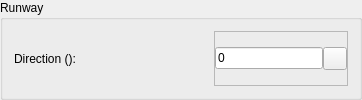
    <widget class="QGroupBox" name="gbRunway">
     <property name="title">
      <string>Runway</string>
     </property>
     <layout class="QVBoxLayout" name="vl_gbRunway">
      <item>
       <widget class="QFrame" name="frame_TrackFrom_2">
        <property name="frameShape">
         <enum>QFrame::NoFrame</enum>
        </property>
        <property name="frameShadow">
         <enum>QFrame::Raised</enum>
        </property>
        <layout class="QHBoxLayout" name="horizontalLayout_66">
         <property name="spacing">
          <number>0</number>
         </property>
         <property name="margin">
          <number>0</number>
         </property>
         <item>
          <widget class="QLabel" name="label_74">
           <property name="minimumSize">
            <size>
             <width>200</width>
             <height>0</height>
            </size>
           </property>
           <property name="maximumSize">
            <size>
             <width>200</width>
             <height>16777215</height>
            </size>
           </property>
           <property name="font">
            <font>
             <weight>50</weight>
             <bold>false</bold>
            </font>
           </property>
           <property name="text">
            <string>Direction ():</string>
           </property>
          </widget>
         </item>
         <item>
          <widget class="QFrame" name="frame_APV_9">
           <property name="frameShape">
            <enum>QFrame::StyledPanel</enum>
           </property>
           <property name="frameShadow">
            <enum>QFrame::Raised</enum>
           </property>
           <layout class="QHBoxLayout" name="horizontalLayout_13">
            <property name="spacing">
             <number>0</number>
            </property>
            <property name="margin">
             <number>0</number>
            </property>
            <item>
             <widget class="QLineEdit" name="txtDer">
              <property name="enabled">
               <bool>true</bool>
              </property>
              <property name="font">
               <font>
                <weight>50</weight>
                <bold>false</bold>
               </font>
              </property>
              <property name="text">
               <string>0</string>
              </property>
             </widget>
            </item>
            <item>
             <widget class="QToolButton" name="btnCaptureDer">
              <property name="text">
               <string/>
              </property>
              <property name="icon">
               <iconset>
                <normaloff>:/gnss_item/coordinate_capture.png</normaloff>:/gnss_item/coordinate_capture.png</iconset>
              </property>
             </widget>
            </item>
           </layout>
          </widget>
         </item>
        </layout>
       </widget>
      </item>
     </layout>
    </widget>
